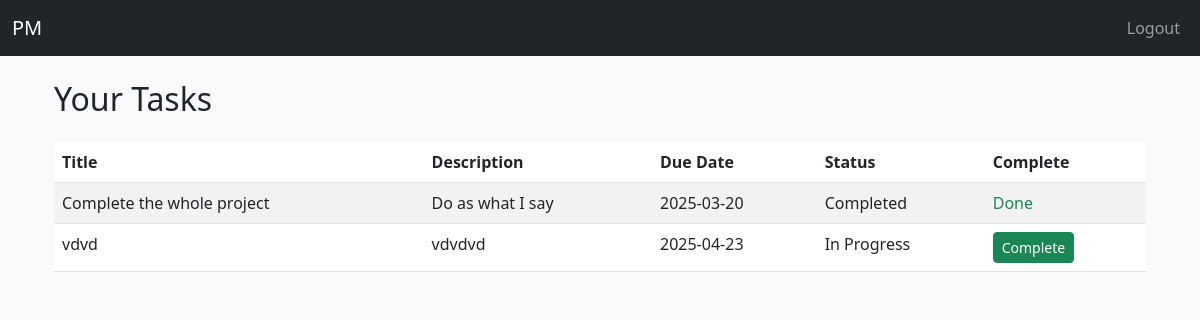
The app's page /team_member/dashboard (signed in), older data.
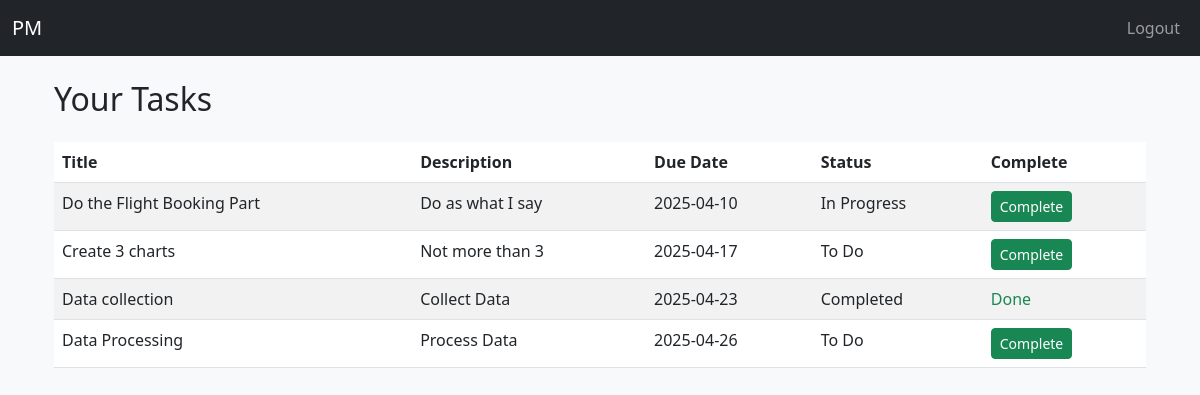
The same page, newer data.
### app/models.py (models this page shows)
class Task(db.Model):
    __tablename__ = 'tasks'
    id = db.Column(db.Integer, primary_key=True)
    title = db.Column(db.String(120), nullable=False)
    description = db.Column(db.Text)
    due_date = db.Column(db.Date)
    priority = db.Column(db.String(20))  # e.g., Low, Medium, High
    status = db.Column(db.String(20), default='To Do')  # To Do, In Progress, Completed
    project_id = db.Column(db.Integer, db.ForeignKey('projects.id'), nullable=False)
    project = db.relationship('Project', backref=db.backref('tasks', lazy=True))
    assigned_users = db.relationship('User', secondary='task_user', backref='tasks')

### app/routes.py (the view)
@main.route('/team_member/dashboard')
@login_required
def team_member_dashboard():
    if current_user.role != 'team_member':
        return redirect(url_for('main.home'))
    tasks = current_user.tasks
    return render_template('dashboard/team_dashboard.html', tasks=tasks)

### app/templates/dashboard/team_dashboard.html
{% extends 'layout.html' %}
{% block content %}
<div class="container mt-4">
    <h2 class="mb-4">Your Tasks</h2>
    {% if tasks %}
    <table class="table table-striped">
        <thead>
            <tr>
                <th>Title</th>
                <th>Description</th>
                <th>Due Date</th>
                <th>Status</th>
                <th>Complete</th>
            </tr>
        </thead>
        <tbody>
            {% for task in tasks %}
            <tr>
                <td>{{ task.title }}</td>
                <td>{{ task.description }}</td>
                <td>{{ task.due_date.strftime('%Y-%m-%d') if task.due_date else 'N/A' }}</td>
                <td>{{ task.status }}</td>
                <td>
                    {% if task.status != 'Completed' %}
                    <form action="{{ url_for('task.complete_task', task_id=task.id) }}" method="POST" style="display:inline;">
                        <button type="submit" class="btn btn-sm btn-success">Complete</button>
                    </form>
                    {% else %}
                    <span class="text-success">Done</span>
                    {% endif %}
                </td>
            </tr>
            {% endfor %}
        </tbody>
    </table>
    {% else %}
        <p>No tasks assigned to you yet.</p>
    {% endif %}
</div>
{% endblock %}

Row changes from the older to the newer data that the page shows:
no longer on this page (row edited): Task: title "vdvd", description "vdvdvd", due_date "2025-04-23", status "In Progress"
changed Task "Do as what I say": title "Complete the whole project" → "Do the Flight Booking Part"; due_date "2025-03-20" → "2025-04-10"; status "Completed" → "In Progress"; status "Done" → "Complete"
now on this page (row edited): Task: title "Create 3 charts", description "Not more than 3", due_date "2025-04-17", status "To Do"
added Task: title "Data collection", description "Collect Data", due_date "2025-04-23", status "Completed", shows "Done"
added Task: title "Data Processing", description "Process Data", due_date "2025-04-26", status "To Do"
